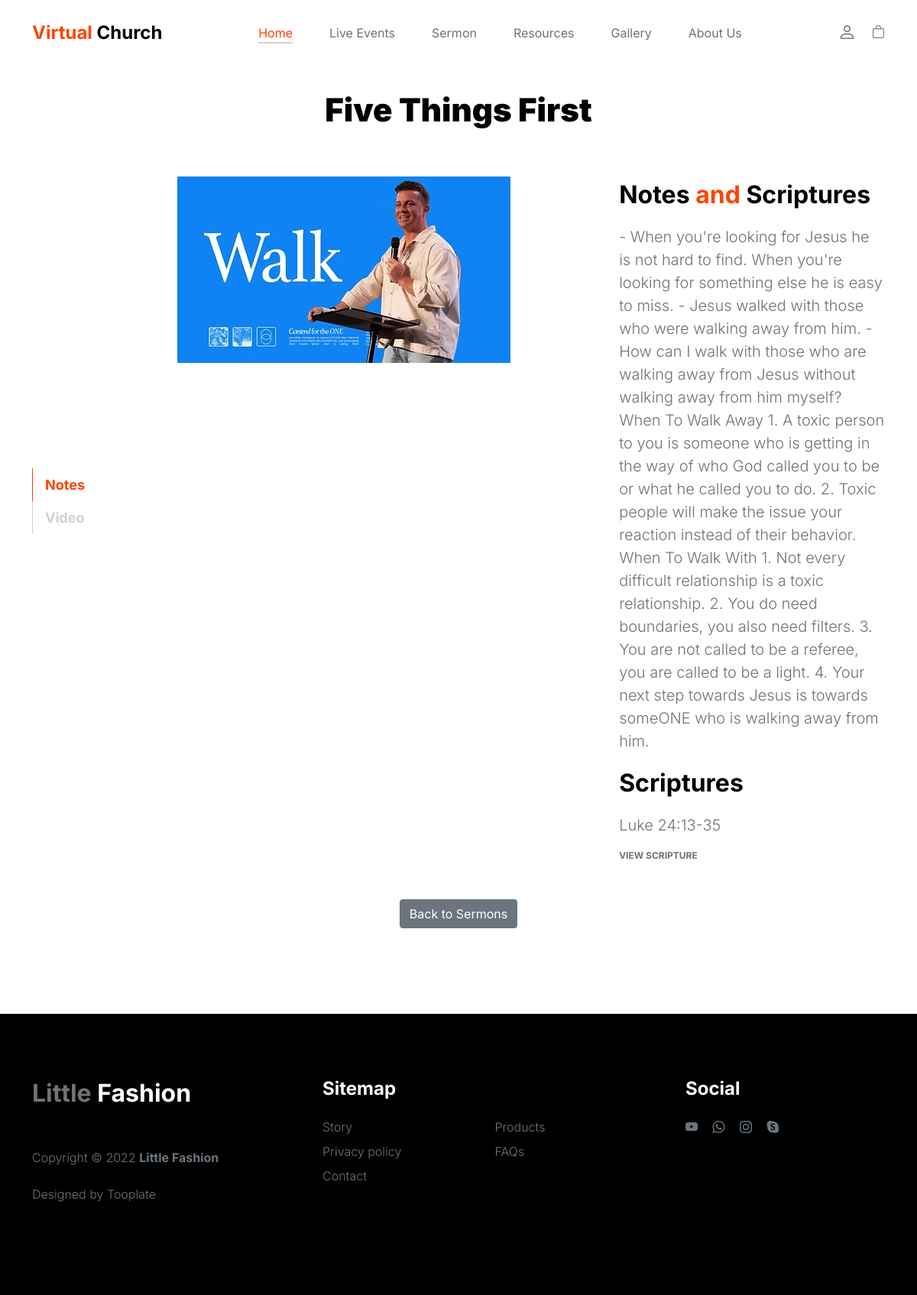
/sermons/3/, run on the app's committed database.
### home/models.py (models this page shows, shortened)
class Sermon(models.Model):
    title = models.CharField(max_length=255)
    description = models.TextField()
    video_url = models.URLField(help_text="YouTube or Azure Video URL")
    scripture = models.TextField()
    scripture_link = models.URLField(blank=True, null=True, help_text="Link to Bible Gateway search")
    notes = models.TextField()
    questions = models.TextField()
    image = models.ImageField(upload_to='sermon_images/', blank=True, null=True)

### home/views.py (the view)
# urls.py: path('sermons/<int:pk>/', views.sermon_detail, name='sermon_detail'),
def sermon_detail(request, pk):
    sermon = get_object_or_404(Sermon, pk=pk)  # Get the specific sermon or return 404
    return render(request, 'sermon_detail.html', {'sermon': sermon})

### home/templates/sermon_detail.html (shortened to what this page needs)
{% extends "base.html" %}
{% block content %}
<section class="about section-padding">
    <div class="container">
        <div class="row">
            <div class="col-12 text-center">
                <h2 class="mb-5">{{ sermon.title }}</h2>
            </div>
            <div class="col-lg-2 col-12 mt-auto mb-auto">
                <ul class="nav nav-pills mb-5 mx-auto justify-content-center align-items-center" id="pills-tab" role="tablist">
                    <li class="nav-item" role="presentation">
                        <button class="nav-link active" id="pills-home-tab" data-bs-toggle="pill" data-bs-target="#pills-home" type="button" role="tab" aria-controls="pills-home" aria-selected="true">Notes</button>
                    </li>
                    <li class="nav-item" role="presentation">
                        <button class="nav-link" id="pills-youtube-tab" data-bs-toggle="pill" data-bs-target="#pills-youtube" type="button" role="tab" aria-controls="pills-youtube" aria-selected="true">Video</button>
                    </li>
                </ul>
            </div>
            <div class="col-lg-10 col-12">
                <div class="tab-content mt-2" id="pills-tabContent">
                    <div class="tab-pane fade show active" id="pills-home" role="tabpanel" aria-labelledby="pills-home-tab">
                        <div class="row">
                            <div class="col-lg-7 col-12">
                                <img src="{{ sermon.image.url }}" class="img-fluid" alt="">
                            </div>
                            <div class="col-lg-5 col-12">
                                <div class="d-flex flex-column h-100 ms-lg-4 mt-lg-0 mt-5">
                                    <h4 class="mb-3">Notes <span>and </span>Scriptures</h4>
                                    <p>{{ sermon.notes }}</p>
                                    <h4 class="mb-3">Scriptures</h4>
                                    <p>{{ sermon.scripture }}</p>
                                    <a href="{{ sermon.scripture_link }}" class="custom-link mb-2">
                                        view Scripture
                                    </a>
                                </div>
                            </div>
                        </div>
                    </div>
                </div>
            </div>
        </div><br>
        <div class="d-flex justify-content-center">
            <a href="{% url 'sermon_list' %}" class="btn btn-secondary mt-3">Back to Sermons</a>
        </div>
    </div>
</section>
{% endblock %}

### static/css/tooplate-little-fashion.css (style rules this page uses)
:root { --white-color: #FFFFFF; --primary-color: #FF4400; --section-bg-color: #f0f8ff; --dark-color: #000000; --grey-color: #d0d1d1; --p-color: #717275; --body-font-family: 'Inter', sans-serif; --h5-font-size: 24px; --p-font-size: 20px; --copyright-text-font-size: 16px; --product-link-font-size: 14px; --custom-link-font-size: 12px; --font-weight-thin: 100; --font-weight-light: 300; --font-weight-normal: 400; --font-weight-bold: 700; --font-weight-black: 900; }
body, html { height: 100%; }
html { scroll-behavior: smooth; }
body { background: var(--white-color); font-family: var(--body-font-family); position: relative; }
h2, h3, h4, h5, h6 { color: var(--dark-color); line-height: inherit; }
h1, h2, h3, h4, h5, h6 { font-weight: var(--font-weight-bold); }
h1, h2 { font-weight: var(--font-weight-black); }
h2 { font-size: 42px; }
h4 { font-size: 32px; }
p { color: var(--p-color); font-size: var(--p-font-size); font-weight: var(--font-weight-light); }
a, button { touch-action: manipulation; transition: all 0.3s; }
a { color: var(--p-color); text-decoration: none; }
.custom-link { color: var(--p-color); font-size: var(--custom-link-font-size); font-weight: var(--font-weight-bold); text-transform: uppercase; position: relative; }
.navbar span, h2 span, h4 span { color: var(--primary-color); }
.nav-link { color: var(--p-color); font-size: 16px; position: relative; }
section { content-visibility: auto; contain-intrinsic-size: 700px; }
.section-padding { padding-top: 7rem; padding-bottom: 7rem; }
.about .nav-pills .nav-item { width: 100%; }
.about .nav-pills .nav-link { color: var(--grey-color); font-size: 18px; font-weight: var(--font-weight-bold); border-left: 1px solid var(--grey-color); border-radius: 0; padding-right: 0; }
.about .nav-pills .nav-link:hover, .about .nav-pills .nav-link.active, .about .nav-pills .show>.nav-link { background: transparent; border-left-color: var(--primary-color); color: var(--primary-color); }

### data on the page
Sermon: title "Five Things First", image (picture), notes "- When you're looking for Jesus he is not hard to find. When you're looking for something else he is easy to miss. - Jesus walked with those who were walking away from him. - How can I walk with those who are walking away from Jesus without walking away from him myself? When To Walk Away 1. A toxic person to you is someone who is getting in the way of who God called you to be or what he called you to do. 2. Toxic people will make the issue your reaction instead of their behavior. When To Walk With 1. Not every difficult relationship is a toxic relationship. 2. You do need boundaries, you also need filters. 3. You are not called to be a referee, you are called to be a light. 4. Your next…", scripture "Luke 24:13-35"
